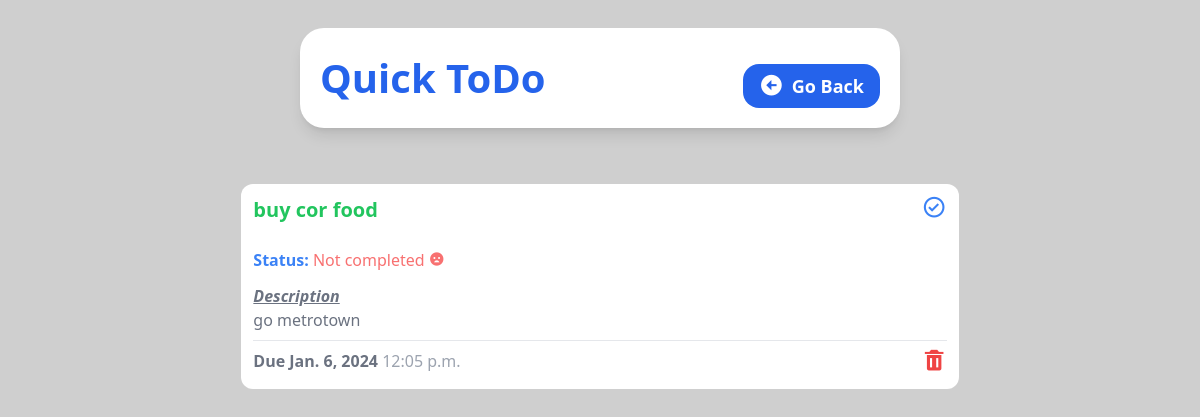
Page /task_detail/5 on the earlier database version.
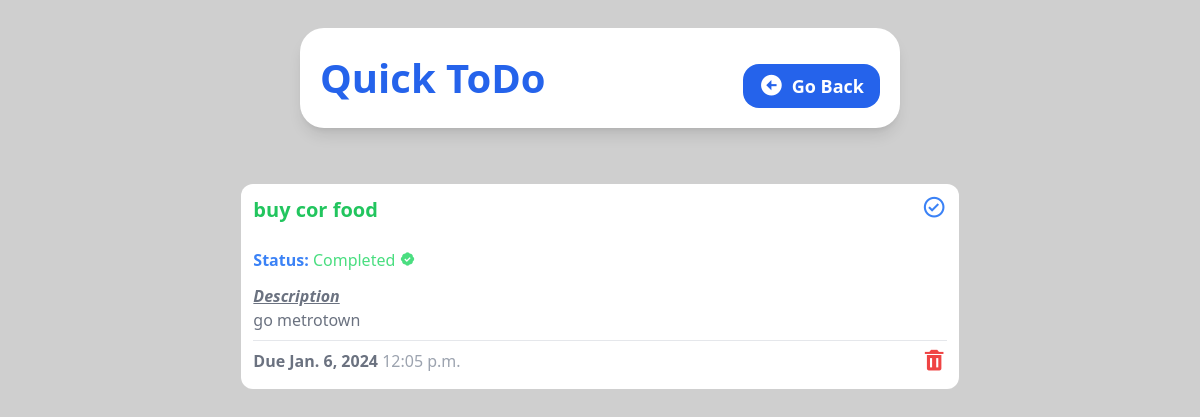
Same page on the later database version.
### tasks/views.py (the view)
# urls.py: path('task_detail/<str:task_id>', views.task_detail, name='task_detail'),
def task_detail(request, task_id):
    task = Task.objects.get(id=task_id)
    return render(request, 'task_detail.html', {
        "task":task,
    })

### tasks/templates/task_detail.html (shortened to what this page needs)
{% load static %}
<!DOCTYPE html>
<html lang="en">
  <head>
    <link
      href="https://unpkg.com/boxicons@2.1.4/css/boxicons.min.css"
      rel="stylesheet"
    />
    <link rel="stylesheet" href="{% static 'style.css' %}" />
  </head>
  <body
    class="bg-[#cfcfcf] flex flex-col items-center justify-center gap-4 h-screen"
  >
    <header
      class="bg-white shadow-lg w-10/12 h-auto rounded-3xl flex flex-col sm:flex-row justify-between items-center p-5 m-7 md:w-3/6"
    >
      <h1 class="text-blue-600 font-bold text-[40px]">Quick ToDo</h1>
      <a
        class="bg-blue-600 py-2 px-4 text-white font-semibold rounded-2xl text-lg mt-4 flex items-center gap-2"
        href="{% url 'home' %}"
      >
        <i class="bx bxs-left-arrow-circle bx-sm"></i> Go Back
      </a>
    </header>
    <section
      class="flex flex-1 flex-wrap justify-center gap-3 bg-[#fff0] w-10/12 md:w-11/12 h-full mb-3 rounded-2xl p-3 overflow-y-auto scrollbar-hide"
    >
      <div class="w-full md:w-4/6 flex flex-col bg-white h-fit rounded-xl p-3">
        <div class="flex flex-row justify-between">
          <div>
            <h1 class="text-green-500 font-semibold text-xl">
              {{task.title}}
            </h1>
            <br />
            <h2 class="text-blue-500 font-bold">
              Status:
              {% if task.completed %}
              <span class="font-medium text-green-400">Completed <i class="bx bxs-badge-check"></i></span>
              {% else %}
              <span class="font-medium text-red-400">Not completed <i class="bx bxs-sad"></i></span>
              {% endif %}
            </h2>
            <h2 class="text-gray-500 font-bold italic underline mt-3">
              Description
            </h2>
            <p class="text-gray-500 text-md">
              {{task.description}}
            </p>
          </div>
          <a href="{% url 'toggle_complete' task.id %}">
            <i class="bx bx-check-circle bx-sm text-blue-500"></i>
          </a>
        </div>
        <hr class="border-t border-gray-200 my-2" />
        <div class="flex flex-row justify-between">
          <h2 class="text-gray-500 font-bold">
            Due {{task.due_date}} <span class="font-medium text-gray-400">{{task.due_time}}</span>
          </h2>
          <a href="{% url 'delete_task' task.id%}">
            <i class="bx bxs-trash bx-sm text-red-500"></i>
          </a>
        </div>
      </div>
    </section>
  </body>
</html>

Differences in the rows shown:
changed Task "buy cor food": completed False → True (drawn)
Other differences:
text no longer shown: "Not completed"
text now shown: "Completed"
